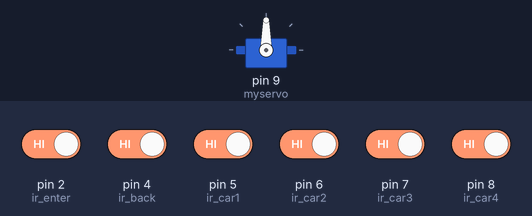
A sketch run on a simulated Arduino Uno, built with avr-gcc and run on an emulated ATmega328P. Shown: servo. The test bench sets the inputs (shaded band); at power-on: pin 2 (ir_enter), pin 4 (ir_back), pin 5 (ir_car1), pin 6 (ir_car2), pin 7 (ir_car3), pin 8 (ir_car4) HIGH.

Above: at 3.2 s.
3.3 s: pin 2 (ir_enter) driven LOW
At 4.5 s:
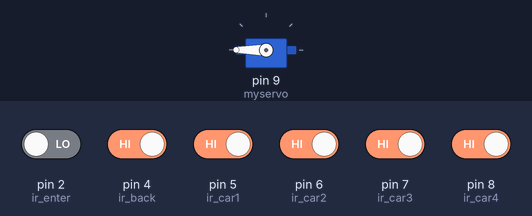
4.8 s: pin 4 (ir_back) driven LOW
7.8 s: pin 4 (ir_back) driven HIGH
At 8.4 s:
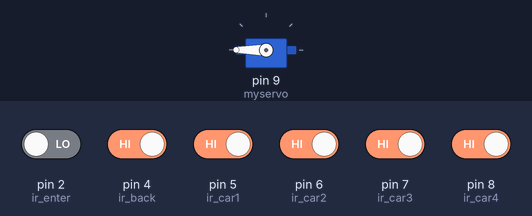
Timing chart, 0 to 10.8 s (numbered marks = the images above; inputs shaded):
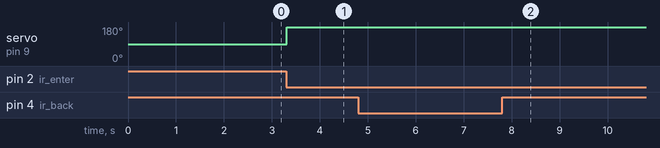

Measured:
- after the input at 3.3 s, servo on pin 9 (myservo): 90° → 180° at once
- after the input at 7.8 s, servo on pin 9 (myservo): stays 180° (without the input it goes to 90° after 3.0 s)

The sketch:

parking_lot.ino
```cpp
#include <Servo.h> //includes the servo library
#include <Wire.h>
#include <LiquidCrystal_I2C.h> //includes LiquidCrystal_I2C library
LiquidCrystal_I2C lcd(0x27, 20, 4);

Servo myservo;

#define ir_enter 2
#define ir_back  4

#define ir_car1 5
#define ir_car2 6
#define ir_car3 7
#define ir_car4 8

int S1=0, S2=0, S3=0, S4=0 ;
int flag1=0, flag2=0;
int slot = 6;

void setup(){
Serial.begin(9600);
// initialize digital pins as input.
pinMode(ir_car1, INPUT);
pinMode(ir_car2, INPUT);
pinMode(ir_car3, INPUT);
pinMode(ir_car4, INPUT);

pinMode(ir_enter, INPUT);
pinMode(ir_back, INPUT);

myservo.attach(9); // Servo motor pin connected to D9
myservo.write(90); // sets the servo at 0 degree position

// Print text on display

lcd.setCursor (0,1);
lcd.print("    Smart Car   ");
lcd.setCursor (0,2);
lcd.print(" Parking System ");
delay (2000);
lcd.clear();

Read_Sensor();

int total = S1+S2+S3+S4;
slot = slot-total;
}

void loop()
{

 Read_Sensor();

 lcd.setCursor (0,0);
 lcd.print("   Have Slot: ");
 lcd.print(slot);
 lcd.print("    ");

 lcd.setCursor (0,1);
  if(S1==1)
   {
    lcd.print("S1:Fill ");
   }
  else
   {
    lcd.print("S1:Empty");
   }

 lcd.setCursor (10,1);
  if(S2==1)
   {
    lcd.print("S2:Fill ");
    }
  else
   {
    lcd.print("S2:Empty");
    }

 lcd.setCursor (0,2);
  if(S3==1)
   {
    lcd.print("S3:Fill ");
    }
  else
   {
    lcd.print("S3:Empty");
    }

 lcd.setCursor (10,2);
  if(S4==1)
   {
    lcd.print("S4:Fill ");
    }
  else
   {
    lcd.print("S4:Empty");
    }

/* Servo Motor Control
***********************/
  if(digitalRead (ir_enter) == 0 && flag1==0) // read degital data from IR sensor1
   {
    if(slot>0)
     {
      flag1=1;
      if(flag2==0)
       {
        myservo.write(180);
        slot = slot-1;
        }
     }
    else
     {
      lcd.setCursor (0,0);
      lcd.print(" Sorry Parking Full ");
      delay(1500);
      }
   }

  if(digitalRead (ir_back) == 0 && flag2==0) // read degital data from IR sensor2
   {
    flag2=1;
    if(flag1==0)
     {
      myservo.write(180); // sets the servo at 180 degree position
      slot = slot+1;
      }
   }

  if(flag1==1 && flag2==1)
   {
    delay (1000);
    myservo.write(90); // sets the servo at 90 degree position
    flag1=0, flag2=0;
    }
    delay(1);
}

void Read_Sensor()
{
 S1=0, S2=0, S3=0, S4=0;
 if(digitalRead(ir_car1) == 0){S1=1;} // read degital data from IR sensor3
 if(digitalRead(ir_car2) == 0){S2=1;} // read degital data from IR sensor4
 if(digitalRead(ir_car3) == 0){S3=1;} // read degital data from IR sensor5
 if(digitalRead(ir_car4) == 0){S4=1;} // read degital data from IR sensor6
}
```
